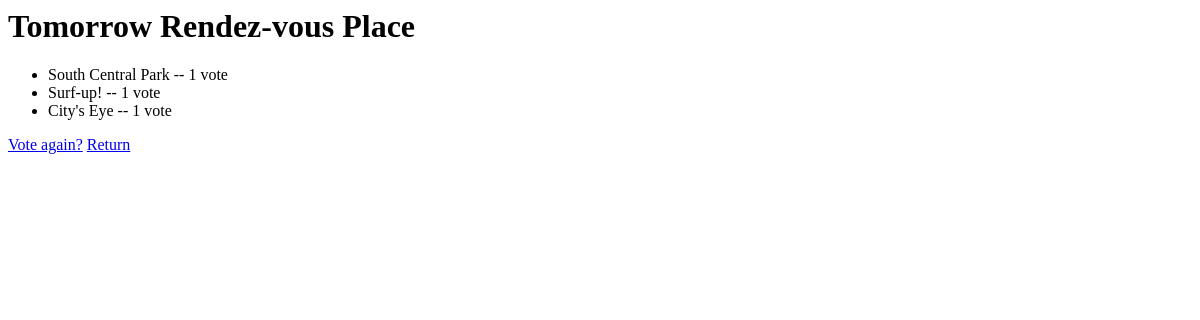
The page /polls/9/results/ on the database as committed earlier.
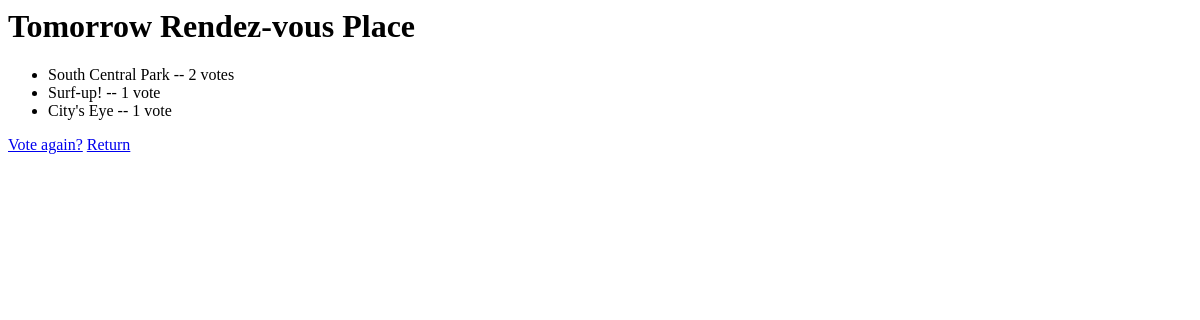
The same page on the database as committed later.
### polls/models.py (models this page shows, shortened)
class Choice(models.Model):
    question = models.ForeignKey(Question)
    choice_text = models.CharField(max_length=200)
    votes = models.IntegerField(default=0)

### polls/views.py (the view)
# urls.py: url(r'^(?P<pk>\d+)/results/$', views.ResultsView.as_view(), name='results'),
class ResultsView(generic.DetailView):
    model = Question
    template_name = 'polls/results.html'

### polls/templates/polls/results.html
<h1>{{ question.question_text }}</h1>
<ul>
{% for choice in question.choice_set.all %}
    <li>{{ choice.choice_text}} -- {{ choice.votes }} vote{{ choice.votes|pluralize }}</li>
{% endfor %}
</ul>
<a href="{% url 'polls:detail' question.id %}">Vote again?</a>
<a href="{% url 'polls:index' %}">Return</a>

Rows that differ between the two databases and show on the page:
changed Choice "South Central Park": votes "1" → "2"
